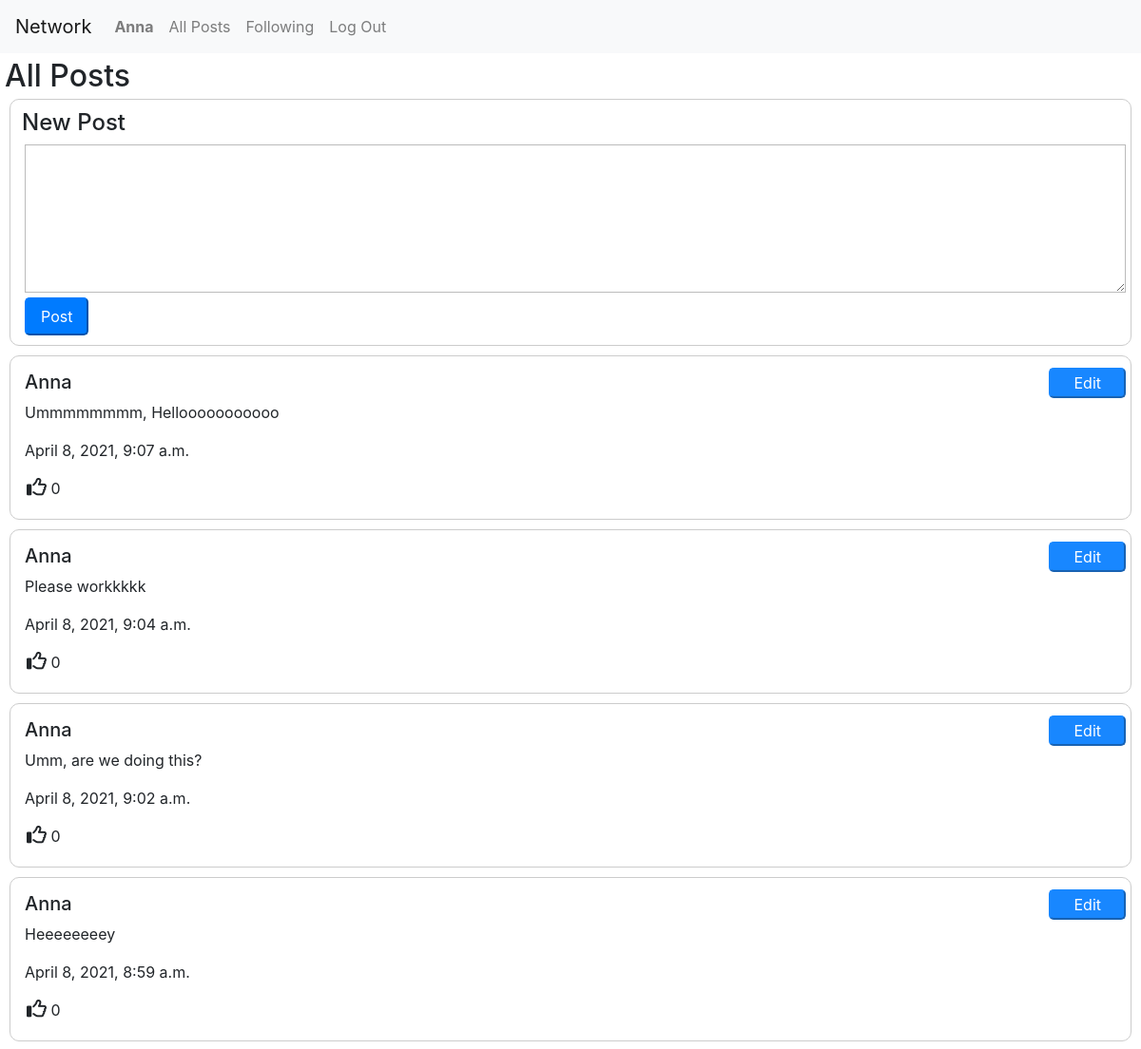
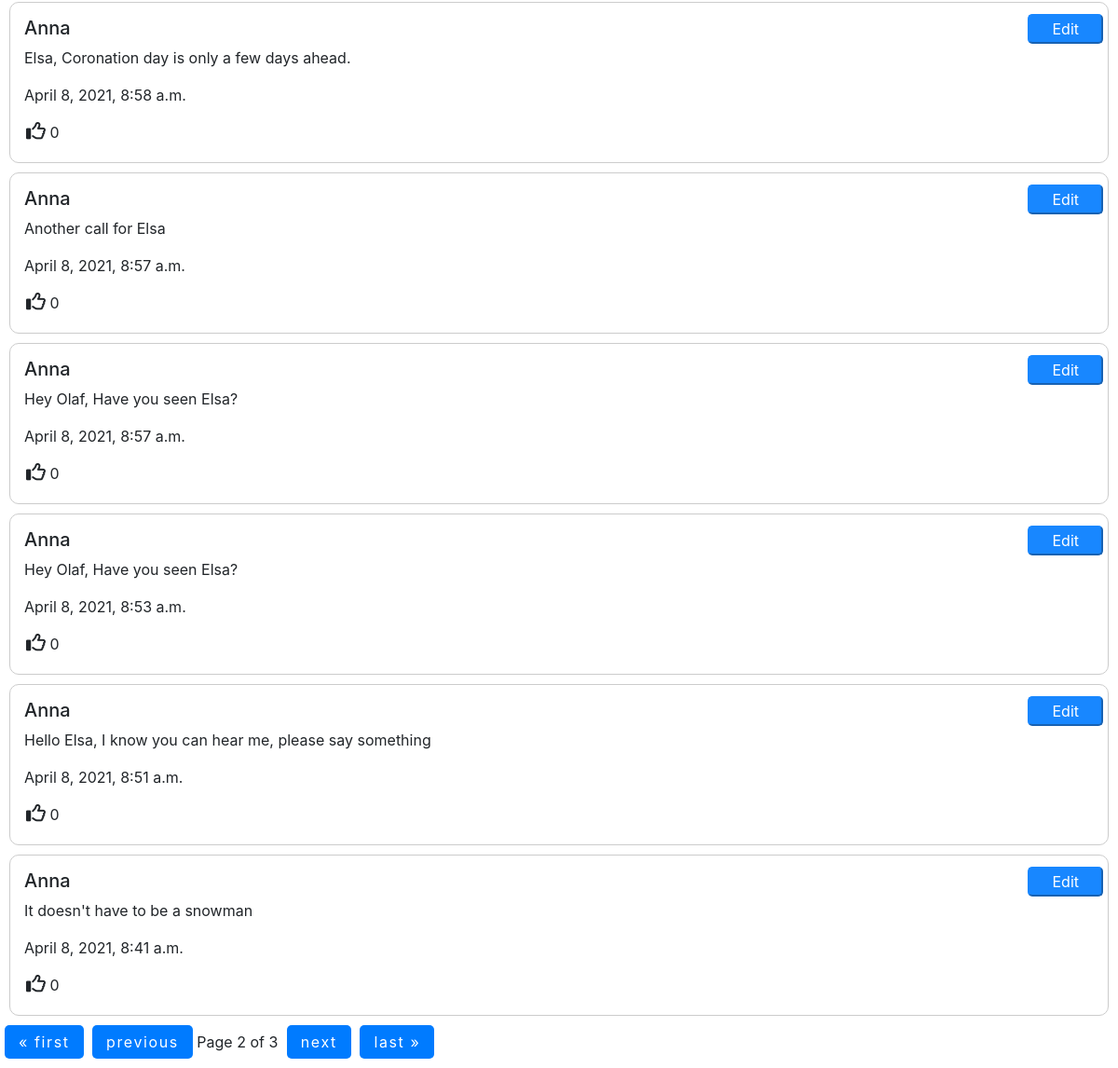
The page /?page=2 (signed in) on the database as committed earlier (2 pictures, top to bottom).
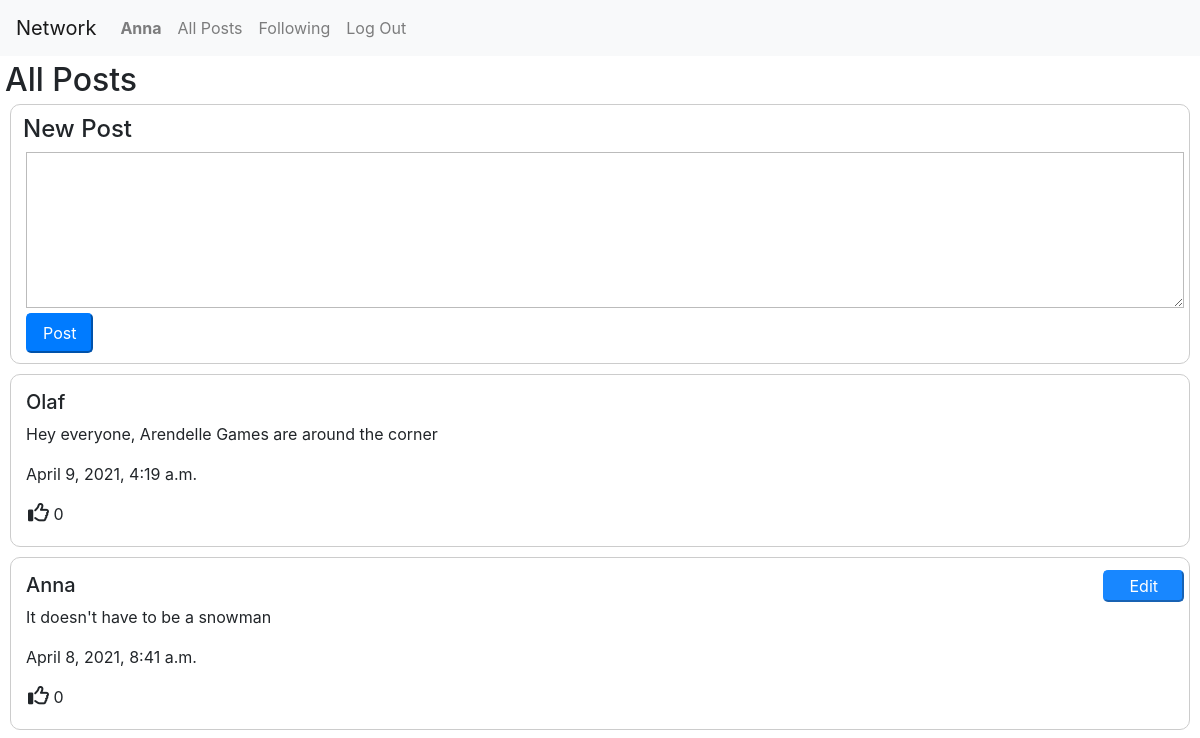
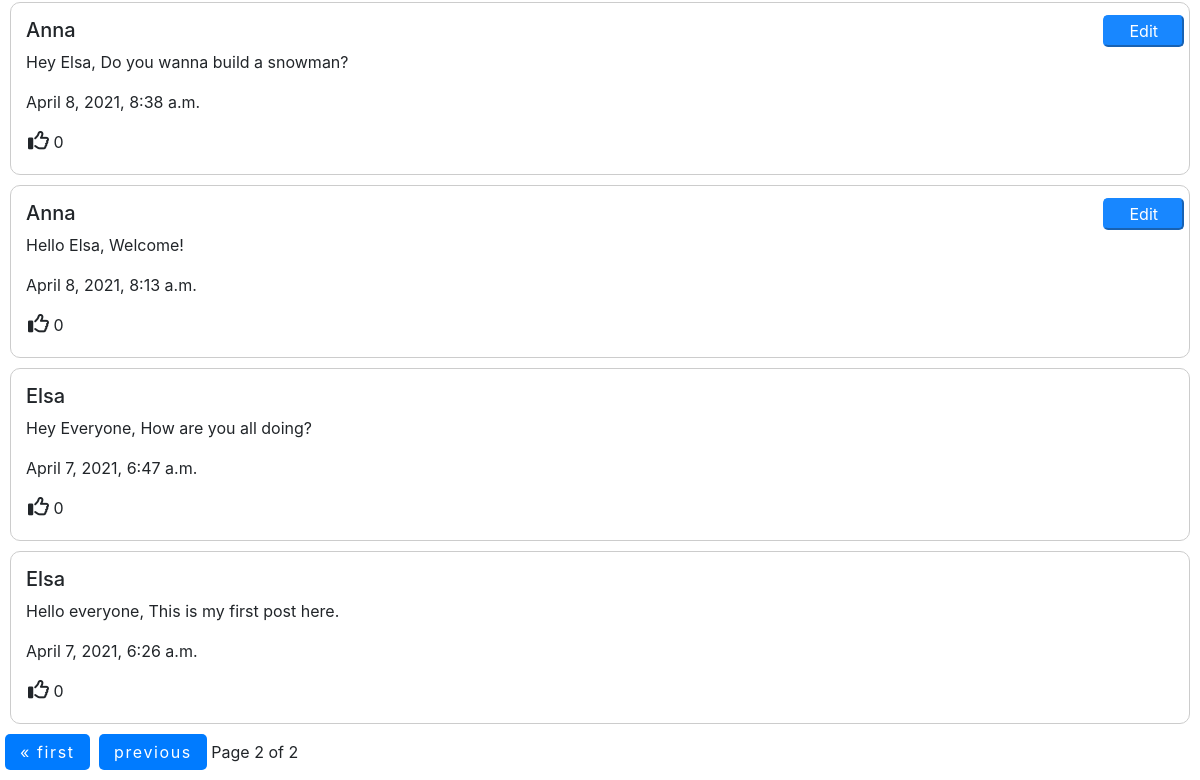
The same page on the database as committed later (2 pictures, top to bottom).
### network/models.py (models this page shows, shortened)
class Post(models.Model):
    name = models.ForeignKey(User, on_delete=models.CASCADE, related_name="user_posts")
    content = models.TextField()
    likes = models.IntegerField(default=0)
    timestamp = models.DateTimeField(auto_now_add=True)

class User(AbstractUser):
    pass

### network/views.py (the view)
# urls.py: path("", views.index, name="index"),
@csrf_exempt
def index(request):
    postings = Post.objects.all().order_by('-timestamp')
    paginator = Paginator(postings, 10)
    page_number = request.GET.get('page')
    page_obj = paginator.get_page(page_number)
    liked_posts = []
    for page in page_obj:
        a = Like.objects.filter(post=page)
        if len(a) > 0:
            liked_posts.append(page)
    print('---------------')
    print(liked_posts)
    print('---------------')
    return render(request, "network/index.html", {
    "page_obj": page_obj, "next": next, "previous": "false", "extra_space": len(paginator.page(1).object_list), "liked_posts": liked_posts
    })

### network/templates/network/index.html (shortened to what this page needs)
{% extends "network/layout.html" %}
{% block body %}
{% if user.is_authenticated %}
<h2>All Posts</h2>
    <div class="NewPost">
      <h4>New Post</h4>
      <form id="post_form">
        <textarea name="name" rows="6" id="post_content"></textarea>
        <input type="submit" value="Post">
      </form>
    </div>
    <div class="displayposts">
      {% for post in page_obj %}
        <div class="displaysinglepost">
          {% if request.user.username == post.name.username %}
          <div class="editpost">
            <button type="button" class="editbutton" data-page= {{ post.id }}>Edit</button>
          </div>
          {% endif %}
          <div class="post_user">
            <h5>{{post.name.username}}</h5>
          </div>
          <p>{{post.content}}</p>
          <p>{{ post.timestamp }}</p>
          <div class="like">
            {% if post in liked_posts %}
            <i class="fas fa-thumbs-up" style="font-size: 21px; color: blue;" data-page= {{ post.id }}></i>
            {% else %}
            <i class="far fa-thumbs-up" style="font-size: 21px;" data-page= {{ post.id }}></i>
            {% endif %}
            <span id="post_likes">{{ post.likes }}</span>
          </div>
        </div>
      {% endfor %}
    </div>
    <div class="pagination">
    <span class="step-links">
        {% if page_obj.has_previous %}
            <a href="?page=1">&laquo; first</a>
            <a href="?page={{ page_obj.previous_page_number }}">previous</a>
        {% endif %}
        <span class="current">
            Page {{ page_obj.number }} of {{ page_obj.paginator.num_pages }}
        </span>
        {% if page_obj.has_next %}
            <a href="?page={{ page_obj.next_page_number }}">next</a>
            <a href="?page={{ page_obj.paginator.num_pages }}">last &raquo;</a>
        {% endif %}
    </span>
    </div>
{% endif %}
{% endblock %}

Rows that differ between the two databases and show on the page:
removed Post: name.username "Anna", content "Ummmmmmmm, Hellooooooooooo", timestamp "April 8, 2021, 9:07 a.m.", likes "0"
removed Post: name.username "Anna", content "Please workkkkk", timestamp "April 8, 2021, 9:04 a.m.", likes "0"
removed Post: name.username "Anna", content "Umm, are we doing this?", timestamp "April 8, 2021, 9:02 a.m.", likes "0"
removed Post: name.username "Anna", content "Heeeeeeeey", timestamp "April 8, 2021, 8:59 a.m.", likes "0"
removed Post: name.username "Anna", content "Elsa, Coronation day is only a few days ahead.", timestamp "April 8, 2021, 8:58 a.m.", likes "0"
removed Post: name.username "Anna", content "Another call for Elsa", timestamp "April 8, 2021, 8:57 a.m.", likes "0"
removed Post: name.username "Anna", content "Hey Olaf, Have you seen Elsa?", timestamp "April 8, 2021, 8:57 a.m.", likes "0"
removed Post: name.username "Anna", content "Hey Olaf, Have you seen Elsa?", timestamp "April 8, 2021, 8:53 a.m.", likes "0"
removed Post: name.username "Anna", content "Hello Elsa, I know you can hear me, please say something", timestamp "April 8, 2021, 8:51 a.m.", likes "0"
added Post: name.username "Olaf", content "Hey everyone, Arendelle Games are around the corner", timestamp "April 9, 2021, 4:19 a.m.", likes "0"
now on this page (row unchanged): Post: name.username "Anna", content "Hey Elsa, Do you wanna build a snowman?", timestamp "April 8, 2021, 8:38 a.m.", likes "0"
now on this page (row unchanged): Post: name.username "Anna", content "Hello Elsa, Welcome!", timestamp "April 8, 2021, 8:13 a.m.", likes "0"
now on this page (row unchanged): Post: name.username "Elsa", content "Hey Everyone, How are you all doing?", timestamp "April 7, 2021, 6:47 a.m.", likes "0"
now on this page (row unchanged): Post: name.username "Elsa", content "Hello everyone, This is my first post here.", timestamp "April 7, 2021, 6:26 a.m.", likes "0"
Other text that changed with them:
{{ page_obj.paginator.num_pages }}: "3" → "2"
text no longer shown: "next last »"
